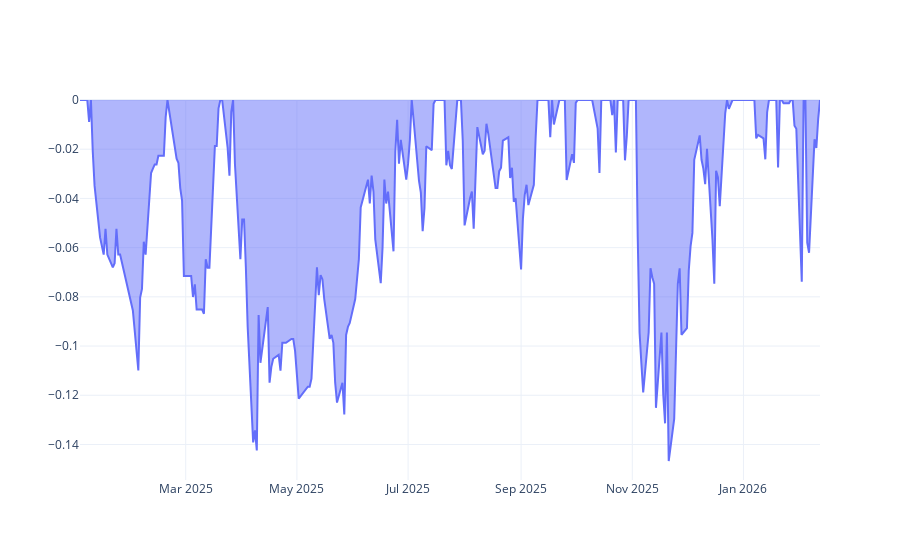

Notebook cell for this chart:
### Code cell
import plotly.graph_objects as go

dd = go.Scatter(
    x=df_dd.index,
    y=df_dd["DrawDown"],
    name="Draw Down",
    fill="tozeroy",
)
fig = go.Figure(data=[dd])
fig.show()

### Figure 1 — Plotly figure (JSON) as saved in the notebook; plotly's stock layout.template omitted (floating-point values rounded to 4 significant figures; data arrays with more than 128 entries replaced by an {"elided": "..."} marker saying what was removed)
{"data": [{"fill": "tozeroy", "name": "Draw Down", "type": "scatter", "x": {"elided": "272 str values"}, "y": {"elided": "272 float values"}}], "layout": {}}
